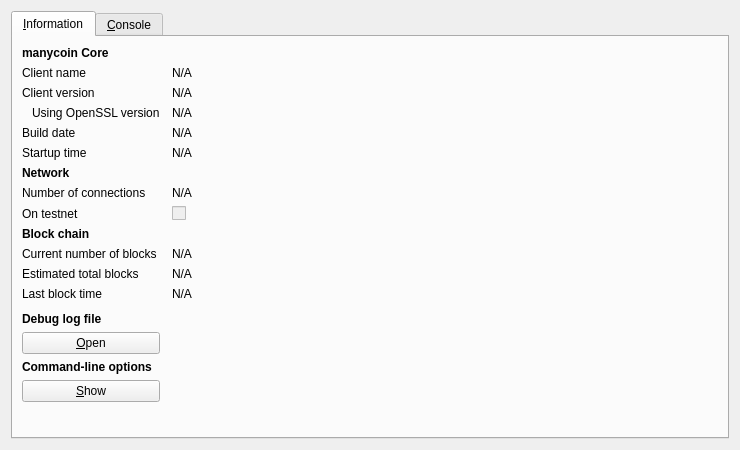
<?xml version="1.0" encoding="UTF-8"?>
<ui version="4.0">
 <class>RPCConsole</class>
 <widget class="QDialog" name="RPCConsole">
  <property name="geometry">
   <rect>
    <x>0</x>
    <y>0</y>
    <width>740</width>
    <height>450</height>
   </rect>
  </property>
  <property name="windowTitle">
   <string>manycoin - Debug window</string>
  </property>
  <layout class="QVBoxLayout" name="verticalLayout_2">
   <item>
    <widget class="QTabWidget" name="tabWidget">
     <property name="currentIndex">
      <number>0</number>
     </property>
     <widget class="QWidget" name="tab_info">
      <attribute name="title">
       <string>&amp;Information</string>
      </attribute>
      <layout class="QGridLayout" name="gridLayout" columnstretch="0,1">
       <property name="horizontalSpacing">
        <number>12</number>
       </property>
       <item row="0" column="0">
        <widget class="QLabel" name="label_9">
         <property name="font">
          <font>
           <weight>75</weight>
           <bold>true</bold>
          </font>
         </property>
         <property name="text">
          <string>manycoin Core</string>
         </property>
        </widget>
       </item>
       <item row="1" column="0">
        <widget class="QLabel" name="label_5">
         <property name="text">
          <string>Client name</string>
         </property>
        </widget>
       </item>
       <item row="1" column="1">
        <widget class="QLabel" name="clientName">
         <property name="cursor">
          <cursorShape>IBeamCursor</cursorShape>
         </property>
         <property name="text">
          <string>N/A</string>
         </property>
         <property name="textFormat">
          <enum>Qt::PlainText</enum>
         </property>
         <property name="textInteractionFlags">
          <set>Qt::LinksAccessibleByMouse|Qt::TextSelectableByKeyboard|Qt::TextSelectableByMouse</set>
         </property>
        </widget>
       </item>
       <item row="2" column="0">
        <widget class="QLabel" name="label_6">
         <property name="text">
          <string>Client version</string>
         </property>
        </widget>
       </item>
       <item row="2" column="1">
        <widget class="QLabel" name="clientVersion">
         <property name="cursor">
          <cursorShape>IBeamCursor</cursorShape>
         </property>
         <property name="text">
          <string>N/A</string>
         </property>
         <property name="textFormat">
          <enum>Qt::PlainText</enum>
         </property>
         <property name="textInteractionFlags">
          <set>Qt::LinksAccessibleByMouse|Qt::TextSelectableByKeyboard|Qt::TextSelectableByMouse</set>
         </property>
        </widget>
       </item>
       <item row="3" column="0">
        <widget class="QLabel" name="label_14">
         <property name="text">
          <string>Using OpenSSL version</string>
         </property>
         <property name="indent">
          <number>10</number>
         </property>
        </widget>
       </item>
       <item row="3" column="1">
        <widget class="QLabel" name="openSSLVersion">
         <property name="cursor">
          <cursorShape>IBeamCursor</cursorShape>
         </property>
         <property name="text">
          <string>N/A</string>
         </property>
         <property name="textFormat">
          <enum>Qt::PlainText</enum>
         </property>
         <property name="textInteractionFlags">
          <set>Qt::LinksAccessibleByMouse|Qt::TextSelectableByKeyboard|Qt::TextSelectableByMouse</set>
         </property>
        </widget>
       </item>
       <item row="4" column="0">
        <widget class="QLabel" name="label_12">
         <property name="text">
          <string>Build date</string>
         </property>
        </widget>
       </item>
       <item row="4" column="1">
        <widget class="QLabel" name="buildDate">
         <property name="cursor">
          <cursorShape>IBeamCursor</cursorShape>
         </property>
         <property name="text">
          <string>N/A</string>
         </property>
         <property name="textFormat">
          <enum>Qt::PlainText</enum>
         </property>
         <property name="textInteractionFlags">
          <set>Qt::LinksAccessibleByMouse|Qt::TextSelectableByKeyboard|Qt::TextSelectableByMouse</set>
         </property>
        </widget>
       </item>
       <item row="5" column="0">
        <widget class="QLabel" name="label_13">
         <property name="text">
          <string>Startup time</string>
         </property>
        </widget>
       </item>
       <item row="5" column="1">
        <widget class="QLabel" name="startupTime">
         <property name="cursor">
          <cursorShape>IBeamCursor</cursorShape>
         </property>
         <property name="text">
          <string>N/A</string>
         </property>
         <property name="textFormat">
          <enum>Qt::PlainText</enum>
         </property>
         <property name="textInteractionFlags">
          <set>Qt::LinksAccessibleByMouse|Qt::TextSelectableByKeyboard|Qt::TextSelectableByMouse</set>
         </property>
        </widget>
       </item>
       <item row="6" column="0">
        <widget class="QLabel" name="label_11">
         <property name="font">
          <font>
           <weight>75</weight>
           <bold>true</bold>
          </font>
         </property>
         <property name="text">
          <string>Network</string>
         </property>
        </widget>
       </item>
       <item row="7" column="0">
        <widget class="QLabel" name="label_7">
         <property name="text">
          <string>Number of connections</string>
         </property>
        </widget>
       </item>
       <item row="7" column="1">
        <widget class="QLabel" name="numberOfConnections">
         <property name="cursor">
          <cursorShape>IBeamCursor</cursorShape>
         </property>
         <property name="text">
          <string>N/A</string>
         </property>
         <property name="textFormat">
          <enum>Qt::PlainText</enum>
         </property>
         <property name="textInteractionFlags">
          <set>Qt::LinksAccessibleByMouse|Qt::TextSelectableByKeyboard|Qt::TextSelectableByMouse</set>
         </property>
        </widget>
       </item>
       <item row="8" column="0">
        <widget class="QLabel" name="label_8">
         <property name="text">
          <string>On testnet</string>
         </property>
        </widget>
       </item>
       <item row="8" column="1">
        <widget class="QCheckBox" name="isTestNet">
         <property name="enabled">
          <bool>false</bool>
         </property>
         <property name="text">
          <string/>
         </property>
        </widget>
       </item>
       <item row="9" column="0">
        <widget class="QLabel" name="label_10">
         <property name="font">
          <font>
           <weight>75</weight>
           <bold>true</bold>
          </font>
         </property>
         <property name="text">
          <string>Block chain</string>
         </property>
        </widget>
       </item>
       <item row="10" column="0">
        <widget class="QLabel" name="label_3">
         <property name="text">
          <string>Current number of blocks</string>
         </property>
        </widget>
       </item>
       <item row="10" column="1">
        <widget class="QLabel" name="numberOfBlocks">
         <property name="cursor">
          <cursorShape>IBeamCursor</cursorShape>
         </property>
         <property name="text">
          <string>N/A</string>
         </property>
         <property name="textFormat">
          <enum>Qt::PlainText</enum>
         </property>
         <property name="textInteractionFlags">
          <set>Qt::LinksAccessibleByMouse|Qt::TextSelectableByKeyboard|Qt::TextSelectableByMouse</set>
         </property>
        </widget>
       </item>
       <item row="11" column="0">
        <widget class="QLabel" name="label_4">
         <property name="text">
          <string>Estimated total blocks</string>
         </property>
        </widget>
       </item>
       <item row="11" column="1">
        <widget class="QLabel" name="totalBlocks">
         <property name="cursor">
          <cursorShape>IBeamCursor</cursorShape>
         </property>
         <property name="text">
          <string>N/A</string>
         </property>
         <property name="textFormat">
          <enum>Qt::PlainText</enum>
         </property>
         <property name="textInteractionFlags">
          <set>Qt::LinksAccessibleByMouse|Qt::TextSelectableByKeyboard|Qt::TextSelectableByMouse</set>
         </property>
        </widget>
       </item>
       <item row="12" column="0">
        <widget class="QLabel" name="label_2">
         <property name="text">
          <string>Last block time</string>
         </property>
        </widget>
       </item>
       <item row="12" column="1">
        <widget class="QLabel" name="lastBlockTime">
         <property name="cursor">
          <cursorShape>IBeamCursor</cursorShape>
         </property>
         <property name="text">
          <string>N/A</string>
         </property>
         <property name="textFormat">
          <enum>Qt::PlainText</enum>
         </property>
         <property name="textInteractionFlags">
          <set>Qt::LinksAccessibleByMouse|Qt::TextSelectableByKeyboard|Qt::TextSelectableByMouse</set>
         </property>
        </widget>
       </item>
       <item row="13" column="0">
        <spacer name="verticalSpacer_2">
         <property name="orientation">
          <enum>Qt::Vertical</enum>
         </property>
         <property name="sizeHint" stdset="0">
          <size>
           <width>20</width>
           <height>20</height>
          </size>
         </property>
        </spacer>
       </item>
       <item row="14" column="0">
        <widget class="QLabel" name="labelDebugLogfile">
         <property name="font">
          <font>
           <weight>75</weight>
           <bold>true</bold>
          </font>
         </property>
         <property name="text">
          <string>Debug log file</string>
         </property>
        </widget>
       </item>
       <item row="15" column="0">
        <widget class="QPushButton" name="openDebugLogfileButton">
         <property name="toolTip">
          <string>Open the manycoin debug log file from the current data directory. This can take a few seconds for large log files.</string>
         </property>
         <property name="text">
          <string>&amp;Open</string>
         </property>
         <property name="autoDefault">
          <bool>false</bool>
         </property>
        </widget>
       </item>
       <item row="16" column="0">
        <widget class="QLabel" name="labelCLOptions">
         <property name="font">
          <font>
           <weight>75</weight>
           <bold>true</bold>
          </font>
         </property>
         <property name="text">
          <string>Command-line options</string>
         </property>
        </widget>
       </item>
       <item row="17" column="0">
        <widget class="QPushButton" name="showCLOptionsButton">
         <property name="toolTip">
          <string>Show the manycoin-Qt help message to get a list with possible manycoin command-line options.</string>
         </property>
         <property name="text">
          <string>&amp;Show</string>
         </property>
         <property name="autoDefault">
          <bool>false</bool>
         </property>
        </widget>
       </item>
       <item row="18" column="0">
        <spacer name="verticalSpacer">
         <property name="orientation">
          <enum>Qt::Vertical</enum>
         </property>
         <property name="sizeHint" stdset="0">
          <size>
           <width>20</width>
           <height>40</height>
          </size>
         </property>
        </spacer>
       </item>
      </layout>
     </widget>
     <widget class="QWidget" name="tab_console">
      <attribute name="title">
       <string>&amp;Console</string>
      </attribute>
      <layout class="QVBoxLayout" name="verticalLayout_3">
       <property name="spacing">
        <number>3</number>
       </property>
       <item>
        <widget class="QTextEdit" name="messagesWidget">
         <property name="minimumSize">
          <size>
           <width>0</width>
           <height>100</height>
          </size>
         </property>
         <property name="readOnly">
          <bool>true</bool>
         </property>
         <property name="tabKeyNavigation" stdset="0">
          <bool>false</bool>
         </property>
         <property name="columnCount" stdset="0">
          <number>2</number>
         </property>
        </widget>
       </item>
       <item>
        <layout class="QHBoxLayout" name="horizontalLayout">
         <property name="spacing">
          <number>3</number>
         </property>
         <item>
          <widget class="QLabel" name="label">
           <property name="text">
            <string notr="true">&gt;</string>
           </property>
          </widget>
         </item>
         <item>
          <widget class="QLineEdit" name="lineEdit"/>
         </item>
         <item>
          <widget class="QPushButton" name="clearButton">
           <property name="maximumSize">
            <size>
             <width>24</width>
             <height>24</height>
            </size>
           </property>
           <property name="toolTip">
            <string>Clear console</string>
           </property>
           <property name="text">
            <string/>
           </property>
           <property name="icon">
            <iconset resource="../bitcoin.qrc">
             <normaloff>:/icons/remove</normaloff>:/icons/remove</iconset>
           </property>
           <property name="shortcut">
            <string notr="true">Ctrl+L</string>
           </property>
           <property name="autoDefault">
            <bool>false</bool>
           </property>
          </widget>
         </item>
        </layout>
       </item>
      </layout>
     </widget>
    </widget>
   </item>
  </layout>
 </widget>
 <resources>
  <include location="../bitcoin.qrc"/>
 </resources>
 <connections/>
</ui>
